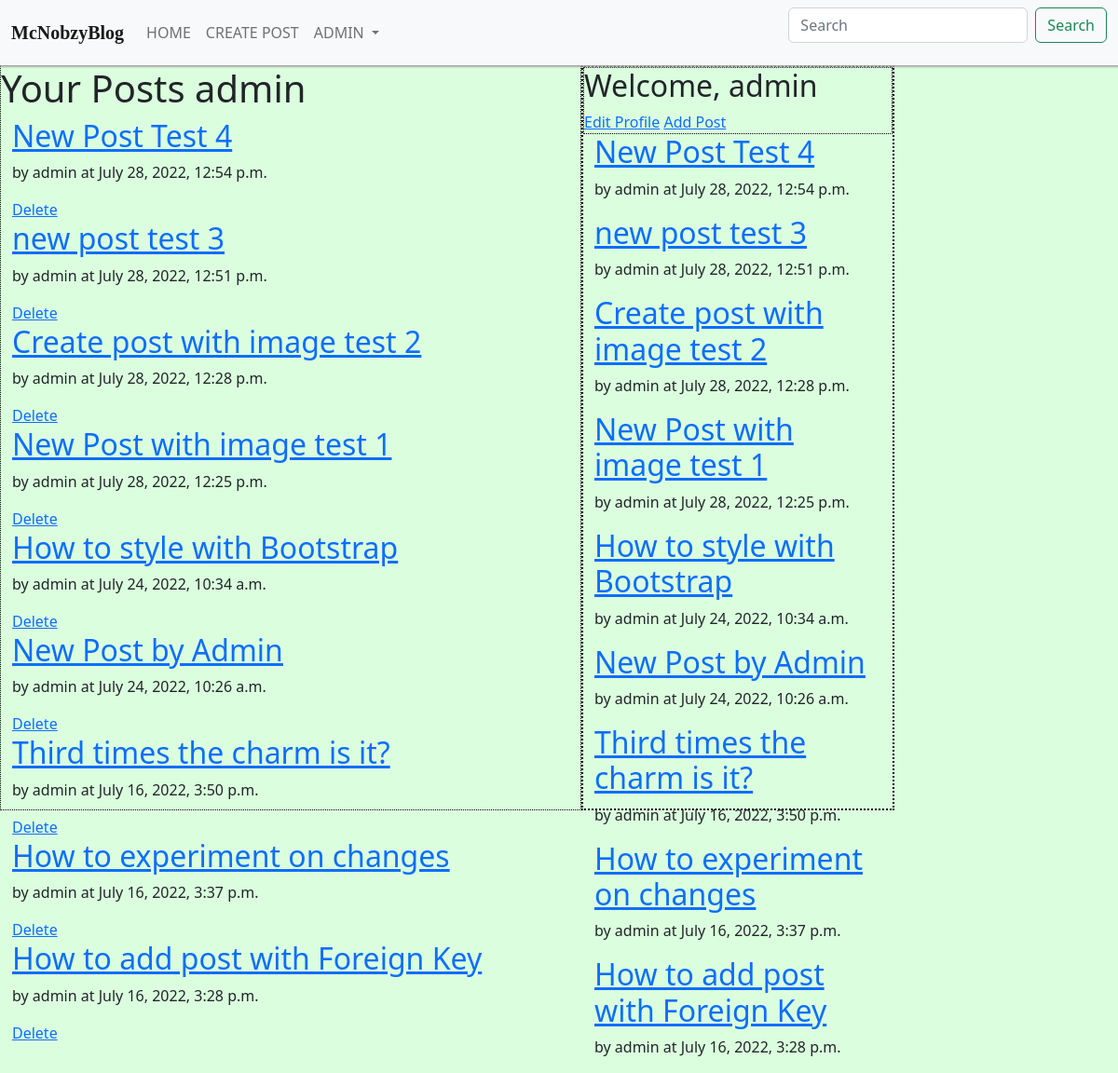
The page /profile/admin (signed in) on the database as committed earlier.
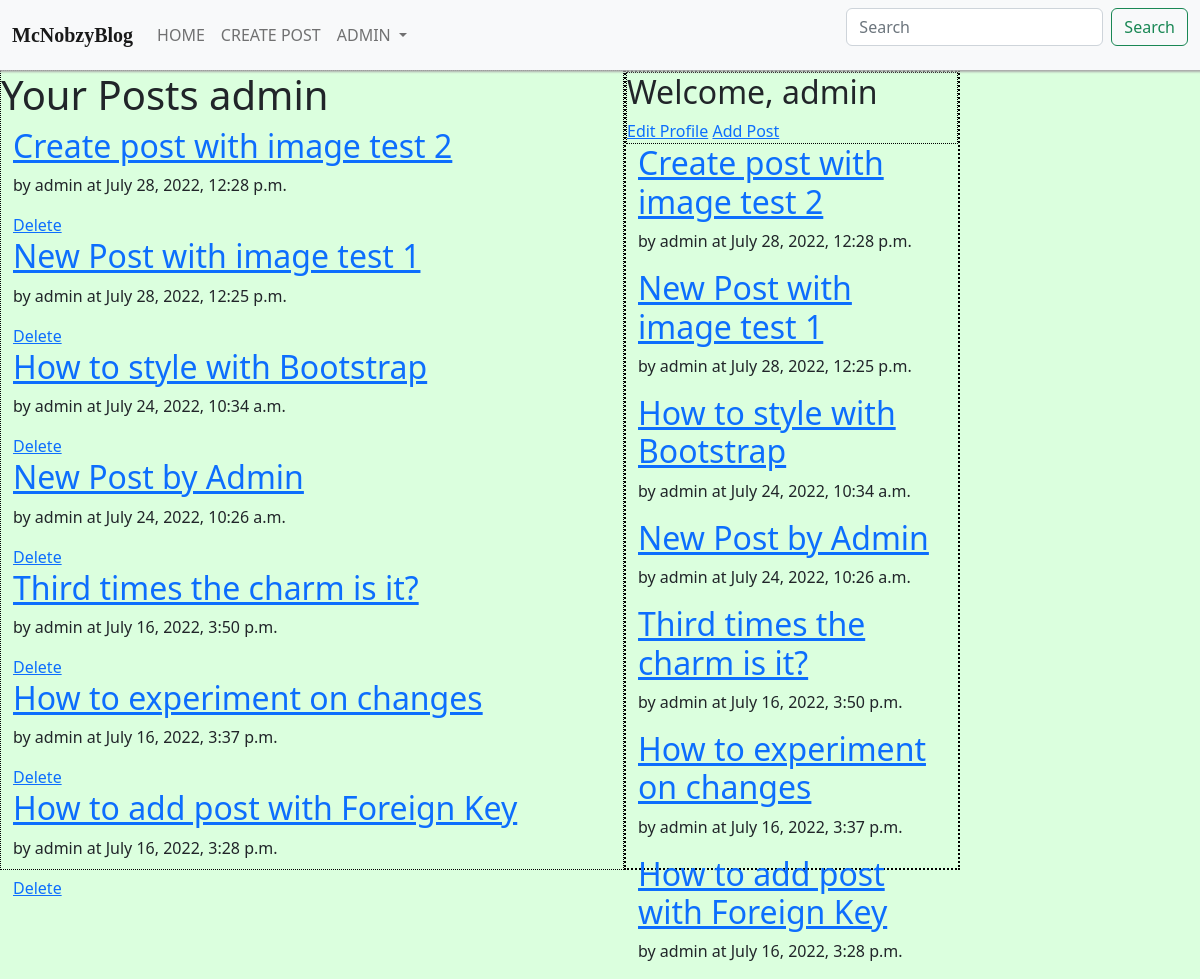
The same page on the database as committed later.
### posts/models.py (models this page shows, shortened)
class Post(models.Model):
    title = models.CharField(max_length=100000)
    body = models.CharField(max_length=1000000000)
    author = models.ForeignKey(User, on_delete=models.CASCADE)
    posted_at = models.DateTimeField(default=datetime.now, blank=True)
    post_image = models.ImageField(null=True, blank=True, upload_to="images/")

### posts/views.py (the view)
# urls.py: path('profile/<str:name>', views.profile, name='profile'),
def profile(request, name):
    if request.user.is_authenticated:
        pk = request.user.id
        posts = Post.objects.all().filter(author__exact=pk)
        author_data = {
            'posts':posts,
            'name':name
        }
        return render(request, "profile.html", {'author_data':author_data})
    return redirect("login")

### templates/profile.html (shortened to what this page needs)
{% load static %}
<link href="{% static 'css/mcnobzyBlog.css' %}" rel="stylesheet">
<link href="{% static 'css/bootstrap.min.css' %}" rel="stylesheet">
<head>
</head>
{% include "header.html" %}
<div class="profileContainer">
    <div class="profileContainerRowLeft">
        <div class="profilePosts">
            <h1>Your Posts {{request.user.username}}</h1>
                {% for post in author_data.posts reversed %}
                    <section class="container posts">
                        <a href="/post/{{post.id}}"><h2>{{post.title}}</h2></a>
                        <p>by <bold>{{post.author}} at {{post.posted_at}}</p>
                        <a href="/delete/{{post.id}}" class="delete-link">Delete</a>
                    </section>
                {% endfor %}
        </div>
    </div>
    <div class="profileContainerRowRight">
        <div class="profileContainerRowRightTop">
            <h2>Welcome, {{request.user.username}}</h2>
            <a href="/edit-profile/{{request.user.id}}">Edit Profile</a>
            <a href="/create">Add Post</a>
        </div>
        <div class="profileContainerRowRightBottom">
            {% for post in author_data.posts reversed %}
                    <section class="container posts">
                        <a href="/post/{{post.id}}"><h2>{{post.title}}</h2></a>
                        <p>by <bold>{{post.author}} at {{post.posted_at}}</p>
                    </section>
                {% endfor %}
        </div>
    </div>
</div>

Rows that differ between the two databases and show on the page:
removed Post: title "New Post Test 4", author "admin", posted_at "July 28, 2022, 12:54 p.m."
removed Post: title "new post test 3", author "admin", posted_at "July 28, 2022, 12:51 p.m."
